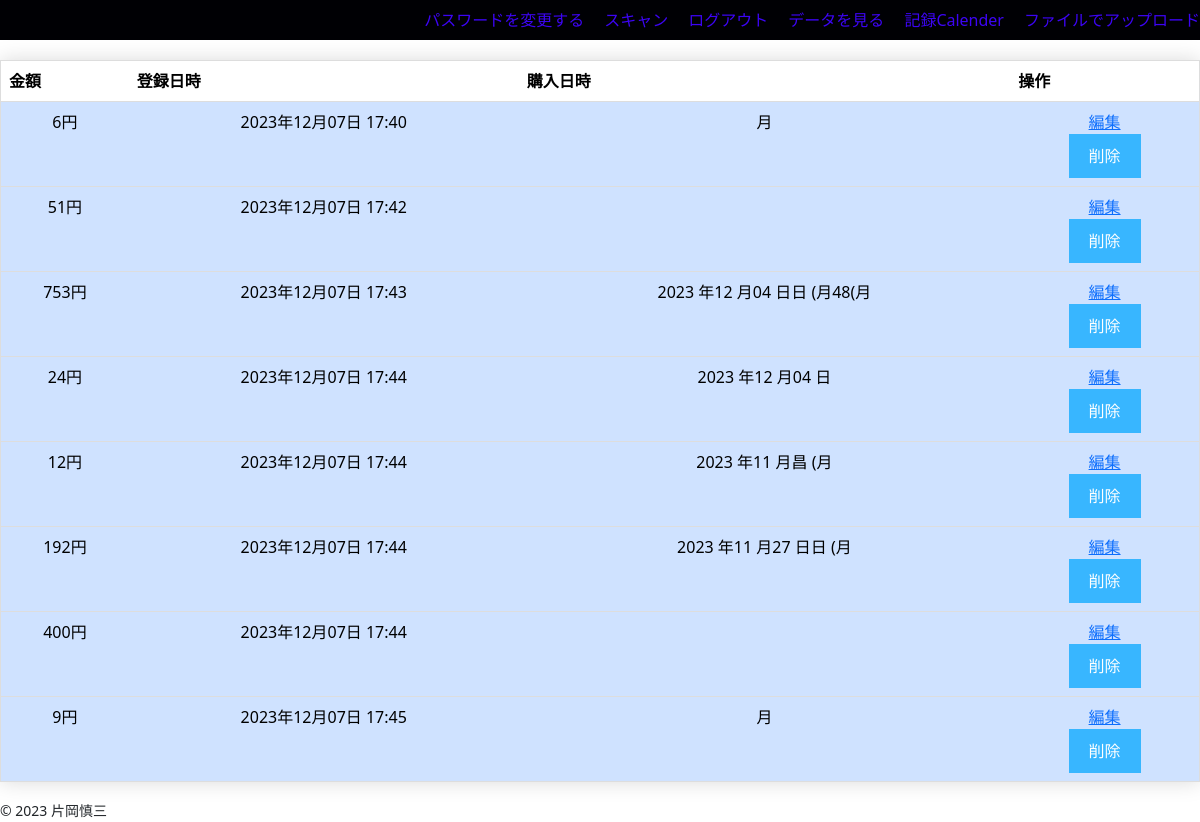
The app's page /save (signed in) with its own data.
### app.py (models this page shows)
class Save(db.Model):
    id = db.Column(db.Integer, primary_key=True)
    cash = db.Column(db.Integer, unique=False, nullable=False)
    user_id = db.Column(db.Integer, db.ForeignKey("user.id"), nullable=False)
    saved_at = db.Column(
        db.DateTime, nullable=True, default=datetime.now(pytz.timezone("Asia/Tokyo"))
    )
    baught_at = db.Column(db.String(40), unique=False, nullable=True)
    detail = db.Column(db.String(40), unique=False, nullable=True)

### app.py (the view)
@app.route("/save", methods=["GET", "POST"])
@login_required
def save():
    saves = Save.query.filter_by(user_id=current_user.id).all()
    print(current_user.username)
    return render_template("save.html", saves=saves)

### app.py (called while the page is built)
@app.before_request
def make_session_permanent():
    session.permanent = True

@login_manager.user_loader
def load_user(user_id):
    return User.query.get(user_id)

### templates/save.html
{% extends "layout_save.html" %}
{% block content %}
<body>
    <table border="1" class="table center_content">
        <tr>
            <th scope="col">金額</th>
            <th scope="col">登録日時</th>
            <th scope="col">購入日時</th>
            <th scope="col">操作</th>
        </tr>
        {% for save in saves %}
            <tr class="table-primary">
                <td>{{save.cash}}円</td>
                <td>{{ save.saved_at.strftime('%Y年%m月%d日 %H:%M') }}</td>
                <td>{{ save.baught_at}}</td>
                <td>
                    <a href="{{ url_for('edit', save_id=save.id) }}">編集</a>
                    <form method="POST" action="{{ url_for('delete', save_id=save.id) }}" onsubmit="return confirm('削除してもよろしいですか?');">
                        <button type="submit">削除</button>
                    </form>
                </td>
            </tr>
        {% endfor %}
    </table>
</body>
{% endblock %}

### templates/layout_save.html (shortened to what this page needs)
<!DOCTYPE html>
<html lang="ja">
    <head>
        <link rel="stylesheet" href="..\static\css\style_save.css">
        <link href="https://cdn.jsdelivr.net/npm/bootstrap@5.0.2/dist/css/bootstrap.min.css" rel="stylesheet">
    </head>
    <body>
        <header class="header-nav-container">
            <nav><a class="aaa" href="/change_password">パスワードを変更する</a></nav>
            <nav><a class="aaa" href="/scan2">スキャン</a></nav>
            <nav><a class="aaa" href="/logout">ログアウト</a></nav>
            <nav><a class="aaa" href="/save">データを見る</a></nav>
            <nav><a class="aaa" href="/calender_data">記録Calender</a></nav>
            <nav><a class="aaa" href="/index">ファイルでアップロード</a></nav>
        </header>
        {% block content %}{% endblock %}
        <footer>
            <small>© 2023 片岡慎三</small>
        </footer>
    </body>
</html>

### static/css/style_save.css (style rules this page uses)
.header-nav-container { display: flex; justify-content: flex-end; gap: 20px; background-size: cover; width: 100%; height: 40px; background-color:rgb(0, 0, 4); flex-direction: row; align-items: center; position: fixed; top:0; z-index: 100; }
.aaa { color: #3c04f4; text-decoration: none; }
body { background-color: #fafafa; font-family: 'Arial', sans-serif; background-image: url("../image/背景画像.jpg"); padding-top: 40px; }
.table { border-collapse: collapse; width: 100%; margin: 20px 0; box-shadow: 0 0 20px rgba(0,0,0,0.15); }
.table tr { background-color: #ffffff; border: 1px solid #dddddd; }
.table th, .table td { padding: 12px 15px; }
.table th { background-color: #d4eefd; color: #000000; }
.table td { text-align: center; }
.table-primary { background-color: #a3d8f7; }
button { background-color: #38b6ff; color: #ffffff; border: none; padding: 10px 20px; margin: 20px 0; border-radius: 5px; cursor: pointer; }

### records on screen
Save: cash "6", saved_at "2023年12月07日 17:40", baught_at "月"
Save: cash "51", saved_at "2023年12月07日 17:42"
Save: cash "753", saved_at "2023年12月07日 17:43", baught_at "2023 年12 月04 日日 (月48(月"
Save: cash "24", saved_at "2023年12月07日 17:44", baught_at "2023 年12 月04 日"
Save: cash "12", saved_at "2023年12月07日 17:44", baught_at "2023 年11 月昌 (月"
Save: cash "192", saved_at "2023年12月07日 17:44", baught_at "2023 年11 月27 日日 (月"
Save: cash "400", saved_at "2023年12月07日 17:44"
Save: cash "9", saved_at "2023年12月07日 17:45", baught_at "月"
